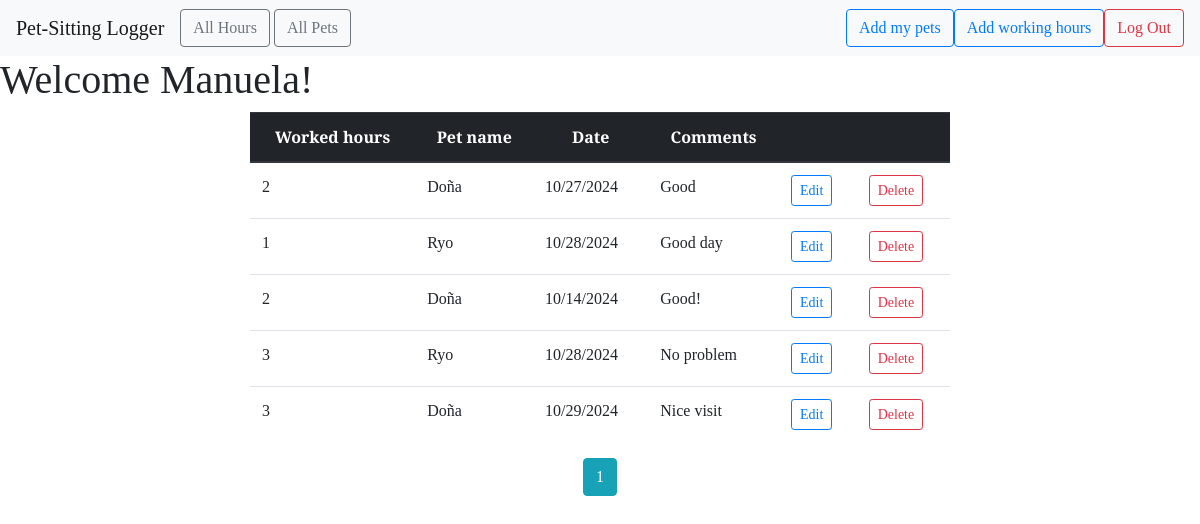
The page /all (signed in) on the database its author committed.
### workingHoursLogger/models.py (models this page shows)
class User(db.Model, UserMixin):
    id = db.Column(db.Integer, primary_key = True)
    email = db.Column(db.String(100), unique =True)
    password = db.Column(db.String(100))
    name = db.Column(db.String(100))
    hours = db.relationship('WorkingHours', backref='author', lazy=True)
    pets = db.relationship('Pet', backref='owner', lazy=True)

class WorkingHours(db.Model):
    id = db.Column(db.Integer, primary_key=True)
    hours = db.Column(db.Integer, nullable=False)
    date_posted = db.Column(db.DateTime, nullable= False, default=datetime.utcnow)
    comment = db.Column(db.Text, nullable=False)
    user_id = db.Column(db.Integer, db.ForeignKey('user.id'), nullable=False)
    pet_id = db.Column(db.Integer,db.ForeignKey('pet.id'), nullable=False)
    pet = db.relationship('Pet', backref='working_hours', lazy=True)

class Pet(db.Model):
    id = db.Column(db.Integer, primary_key=True)
    name = db.Column(db.String(100), nullable=False)
    rate = db.Column(db.Integer, nullable=False)
    comment = db.Column(db.Text, nullable=False)
    sitter = db.Column(db.Integer, db.ForeignKey('user.id'), nullable=False)

### workingHoursLogger/main.py (the view)
@mainBp.route('/all')
@login_required
def user_working_hours():
    user = User.query.filter_by(email=current_user.email).first_or_404()
    page = request.args.get('page', 1, type=int)
    hours = WorkingHours.query.filter_by(author=user).paginate(page = page, per_page=10)
    return render_template('all_hours.html', hours=hours, user=user)

### workingHoursLogger/templates/all_hours.html (shortened to what this page needs)
{% extends "base.html" %} {% block head %} {{ super() }}
<link
rel="stylesheet"
href="{{ url_for('static', filename= 'extended_beauty.css') }}"
/>
{% endblock %}
{% block content %}
  <h1>Welcome {{ user.name }}!</h1>
<center>
  <div>
    <table class="table table-hover" style="width: 700px;">
      <thead class="thead-dark">
        <tr>
          <th scope="col"> <center>Worked hours</center></th>
          <th scope="col"> <center>Pet name</center></th>
          <th scope="col"> <center>Date</center></th>
          <th scope="col"> <center>Comments</center></th>
          <th scope="col"> <center></center></th>
          <th scope="col"> <center></center></th>
        </tr>
      </thead>
      <tbody>
        {% for hour in hours.items %}
        <tr>
          <td>{{ hour.hours }}</td>
          <td>{{ hour.pet.name }}</td>
          <td>{{ hour.date_posted.strftime('%m/%d/%Y') }}</td>
          <td>{{ hour.comment }}</td>
          <td>
            <a
              href="{{ url_for('main.update_working_hours', hour_id=hour.id) }}"
              class="btn btn-outline-primary btn-sm"
              role="button"
            >
              Edit
            </a>
          </td>
          <td>
            <a
              href="{{ url_for('main.delete_working_hours', hour_id=hour.id) }}"
              class="btn btn-outline-danger btn-sm"
              role="button"
            >
              Delete
            </a>
          </td>
        </tr>
        {% endfor %}
      </tbody>
    </table>
    {% for page_num in hours.iter_pages(left_edge=1, right_edge=1,
      left_current=1, right_current=1) %}
      {% if page_num %}
      {% if hours.page == page_num %}
      <a
        class="btn btn-info mb-4"
        href="{{ url_for('main.user_working_hours', page=page_num) }}"
        >{{ page_num }}</a
      >
      {% else %}
      <a
        class="btn btn-outline-info mb-4"
        href="{{ url_for('main.user_working_hours', page=page_num) }}"
        >{{ page_num }}</a
      >
      {% endif %} {% else %} ... {% endif %} {% endfor %}
  </div>
</center>
{% endblock %}

### workingHoursLogger/templates/base.html (shortened to what this page needs)
<!DOCTYPE html>
<html lang="en">
  <head>
    {% block head %}
    <link
      rel="stylesheet"
      href="{{ url_for('static', filename= 'beauty.css') }}"
    />
    <link
      rel="stylesheet"
      href="https://maxcdn.bootstrapcdn.com/bootstrap/4.0.0/css/bootstrap.min.css"
    />
    {% endblock %}
  </head>
  <body>
    <nav class="navbar navbar-expand-lg navbar-light bg-light">
      <a class="navbar-brand" href="{{ url_for('main.index') }}"
        >Pet-Sitting Logger</a
      >
      <div class="collapse navbar-collapse" id="navbarSupportedContent">
        <ul class="navbar-nav mr-auto">
          <li class="nav-item active">
            <a
              href="{{ url_for('main.user_working_hours') }}"
              class="btn btn-outline-secondary"
              role="button"
              >All Hours</a
            >
          </li>
          <li class="nav-item">
            <a
              href="{{ url_for('main.profile') }}"
              class="btn btn-outline-secondary"
              role="button"
              style="margin-left: 4px;"
              >All Pets</a
            >
          </li>
        </ul>
        <form class="form-inline my-2 my-lg-0">
          <a
          href="{{ url_for('main.new_pet') }}"
          class="btn btn-outline-primary"
          role="button"
          >Add my pets</a
        >
          {% if current_user.is_authenticated %}
          <a
            href="{{ url_for('main.new_working_hours') }}"
            class="btn btn-outline-primary"
            role="button"
            >Add working hours</a
          >
          {% endif %}
          {% if current_user.is_authenticated %}
          <a
            href="{{ url_for('auth.logout') }}"
            class="btn btn-outline-danger"
            role="button"
            >Log Out</a
          >
          {% endif %}
        </form>
      </div>
    </nav>
    {% block content %} <p>fkjhgkfdhgkjfdsk</p> {% endblock %}
  </body>
</html>

### workingHoursLogger/static/beauty.css (style rules this page uses)
* { font-family: "Arvo", serif; }

### workingHoursLogger/static/extended_beauty.css (style rules this page uses)
h1, h2, h4, p { font-family: "Arvo", serif; }

### rows shown on the page
User: name "Manuela"
WorkingHours: hours "2", pet.name "Doña", date_posted "10/27/2024", comment "Good"
WorkingHours: hours "1", pet.name "Ryo", date_posted "10/28/2024", comment "Good day"
WorkingHours: hours "2", pet.name "Doña", date_posted "10/14/2024", comment "Good!"
WorkingHours: hours "3", pet.name "Ryo", date_posted "10/28/2024", comment "No problem"
WorkingHours: hours "3", pet.name "Doña", date_posted "10/29/2024", comment "Nice visit"

### other values the page prints
{{ page_num }} "1"
